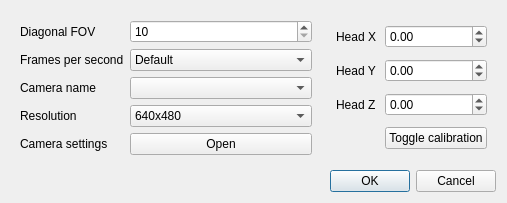
<?xml version="1.0" encoding="UTF-8"?>
<ui version="4.0">
 <class>Form</class>
 <widget class="QWidget" name="Form">
  <property name="windowModality">
   <enum>Qt::NonModal</enum>
  </property>
  <property name="geometry">
   <rect>
    <x>0</x>
    <y>0</y>
    <width>485</width>
    <height>202</height>
   </rect>
  </property>
  <property name="sizePolicy">
   <sizepolicy hsizetype="Minimum" vsizetype="Minimum">
    <horstretch>0</horstretch>
    <verstretch>0</verstretch>
   </sizepolicy>
  </property>
  <property name="windowTitle">
   <string>Tracker settings</string>
  </property>
  <layout class="QGridLayout" name="gridLayout">
   <item row="1" column="1">
    <widget class="QDialogButtonBox" name="buttonBox">
     <property name="standardButtons">
      <set>QDialogButtonBox::Cancel|QDialogButtonBox::Ok</set>
     </property>
    </widget>
   </item>
   <item row="0" column="0">
    <widget class="QFrame" name="frame">
     <layout class="QGridLayout" name="gridLayout_3">
      <item row="1" column="0">
       <widget class="QLabel" name="label_2">
        <property name="text">
         <string>Frames per second</string>
        </property>
       </widget>
      </item>
      <item row="3" column="1">
       <widget class="QComboBox" name="resolution">
        <property name="sizePolicy">
         <sizepolicy hsizetype="Preferred" vsizetype="Preferred">
          <horstretch>0</horstretch>
          <verstretch>0</verstretch>
         </sizepolicy>
        </property>
        <item>
         <property name="text">
          <string>640x480</string>
         </property>
        </item>
        <item>
         <property name="text">
          <string>320x240</string>
         </property>
        </item>
        <item>
         <property name="text">
          <string>320x200</string>
         </property>
        </item>
        <item>
         <property name="text">
          <string>Default (not recommended!)</string>
         </property>
        </item>
       </widget>
      </item>
      <item row="2" column="0">
       <widget class="QLabel" name="label_3">
        <property name="text">
         <string>Camera name</string>
        </property>
       </widget>
      </item>
      <item row="3" column="0">
       <widget class="QLabel" name="label_4">
        <property name="text">
         <string>Resolution</string>
        </property>
       </widget>
      </item>
      <item row="0" column="0">
       <widget class="QLabel" name="label">
        <property name="text">
         <string>Diagonal FOV</string>
        </property>
       </widget>
      </item>
      <item row="1" column="1">
       <widget class="QComboBox" name="cameraFPS">
        <property name="sizePolicy">
         <sizepolicy hsizetype="Preferred" vsizetype="Preferred">
          <horstretch>0</horstretch>
          <verstretch>0</verstretch>
         </sizepolicy>
        </property>
        <item>
         <property name="text">
          <string notr="true">Default</string>
         </property>
        </item>
        <item>
         <property name="text">
          <string>30</string>
         </property>
        </item>
        <item>
         <property name="text">
          <string>60</string>
         </property>
        </item>
        <item>
         <property name="text">
          <string>125</string>
         </property>
        </item>
        <item>
         <property name="text">
          <string>200</string>
         </property>
        </item>
       </widget>
      </item>
      <item row="2" column="1">
       <widget class="QComboBox" name="cameraName">
        <property name="sizePolicy">
         <sizepolicy hsizetype="Preferred" vsizetype="Preferred">
          <horstretch>0</horstretch>
          <verstretch>0</verstretch>
         </sizepolicy>
        </property>
       </widget>
      </item>
      <item row="4" column="0">
       <widget class="QLabel" name="label_6">
        <property name="text">
         <string>Camera settings</string>
        </property>
       </widget>
      </item>
      <item row="4" column="1">
       <widget class="QPushButton" name="camera_settings">
        <property name="text">
         <string>Open</string>
        </property>
       </widget>
      </item>
      <item row="0" column="1">
       <widget class="QSpinBox" name="cameraFOV">
        <property name="sizePolicy">
         <sizepolicy hsizetype="Preferred" vsizetype="Preferred">
          <horstretch>0</horstretch>
          <verstretch>0</verstretch>
         </sizepolicy>
        </property>
        <property name="locale">
         <locale language="English" country="UnitedStates"/>
        </property>
        <property name="minimum">
         <number>10</number>
        </property>
        <property name="maximum">
         <number>180</number>
        </property>
       </widget>
      </item>
     </layout>
    </widget>
   </item>
   <item row="0" column="1">
    <widget class="QFrame" name="frame_2">
     <layout class="QGridLayout" name="gridLayout_2">
      <item row="1" column="0">
       <widget class="QLabel" name="label_5">
        <property name="text">
         <string>Head X</string>
        </property>
       </widget>
      </item>
      <item row="2" column="1">
       <widget class="QDoubleSpinBox" name="cy">
        <property name="sizePolicy">
         <sizepolicy hsizetype="Minimum" vsizetype="Maximum">
          <horstretch>0</horstretch>
          <verstretch>0</verstretch>
         </sizepolicy>
        </property>
        <property name="minimum">
         <double>-10000.000000000000000</double>
        </property>
        <property name="maximum">
         <double>10000.000000000000000</double>
        </property>
       </widget>
      </item>
      <item row="1" column="1">
       <widget class="QDoubleSpinBox" name="cx">
        <property name="sizePolicy">
         <sizepolicy hsizetype="Minimum" vsizetype="Maximum">
          <horstretch>0</horstretch>
          <verstretch>0</verstretch>
         </sizepolicy>
        </property>
        <property name="minimum">
         <double>-10000.000000000000000</double>
        </property>
        <property name="maximum">
         <double>10000.000000000000000</double>
        </property>
       </widget>
      </item>
      <item row="3" column="1">
       <widget class="QDoubleSpinBox" name="cz">
        <property name="sizePolicy">
         <sizepolicy hsizetype="Minimum" vsizetype="Maximum">
          <horstretch>0</horstretch>
          <verstretch>0</verstretch>
         </sizepolicy>
        </property>
        <property name="minimum">
         <double>-10000.000000000000000</double>
        </property>
        <property name="maximum">
         <double>10000.000000000000000</double>
        </property>
       </widget>
      </item>
      <item row="3" column="0">
       <widget class="QLabel" name="label_8">
        <property name="text">
         <string>Head Z </string>
        </property>
       </widget>
      </item>
      <item row="2" column="0">
       <widget class="QLabel" name="label_7">
        <property name="text">
         <string>Head Y</string>
        </property>
       </widget>
      </item>
      <item row="4" column="1">
       <widget class="QPushButton" name="btn_calibrate">
        <property name="text">
         <string>Toggle calibration</string>
        </property>
        <property name="checkable">
         <bool>true</bool>
        </property>
       </widget>
      </item>
     </layout>
    </widget>
   </item>
  </layout>
 </widget>
 <resources/>
 <connections/>
 <designerdata>
  <property name="gridDeltaX">
   <number>10</number>
  </property>
  <property name="gridDeltaY">
   <number>10</number>
  </property>
  <property name="gridSnapX">
   <bool>false</bool>
  </property>
  <property name="gridSnapY">
   <bool>false</bool>
  </property>
  <property name="gridVisible">
   <bool>true</bool>
  </property>
 </designerdata>
</ui>
